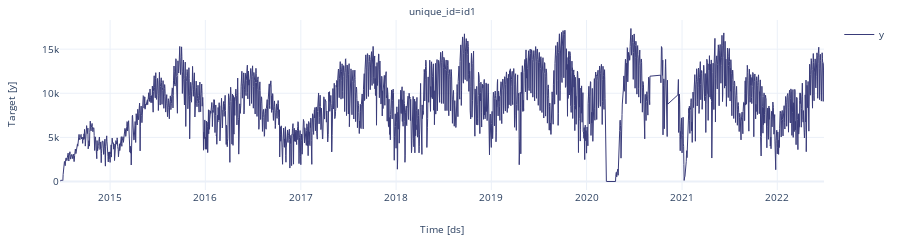

Notebook code cell kept with this figure:
### Markdown cell above
We can visualize the data using the `plot` method from the `NixtlaClient` class. This method has an `engine` argument that allows you to choose between different plotting libraries. Default is `matplotlib`, but here we will use `plotly` for interactive plots.

### Code cell
nixtla_client.plot(train_df_gaps, engine='plotly')

### Figure 1 — Plotly figure (JSON) as saved in the notebook; plotly's stock layout.template omitted (floating-point values rounded to 4 significant figures; data arrays with more than 128 entries replaced by an {"elided": "..."} marker saying what was removed)
{"data": [{"legendgroup": "y", "line": {"color": "#393b79", "width": 1}, "mode": "lines", "name": "y", "showlegend": true, "type": "scatter", "x": {"elided": "2851 str values"}, "xaxis": "x", "y": {"elided": "2851 int values"}, "yaxis": "y"}], "layout": {"annotations": [{"font": {"size": 10}, "showarrow": false, "text": "unique_id=id1", "x": 0.5, "xanchor": "center", "xref": "paper", "y": 1, "yanchor": "bottom", "yref": "paper"}, {"font": {"size": 10}, "showarrow": false, "text": "Time [ds]", "x": 0.5, "xanchor": "center", "xref": "paper", "y": 0, "yanchor": "top", "yref": "paper", "yshift": -30}, {"font": {"size": 10}, "showarrow": false, "text": "Target [y]", "textangle": -90, "x": 0, "xanchor": "right", "xref": "paper", "xshift": -40, "y": 0.5, "yanchor": "middle", "yref": "paper"}], "autosize": true, "font": {"size": 10}, "height": 200, "margin": {"b": 50, "l": 60, "r": 10, "t": 20}, "xaxis": {"anchor": "y", "domain": [0, 1], "showticklabels": true, "visible": true}, "yaxis": {"anchor": "x", "domain": [0, 1]}}}
